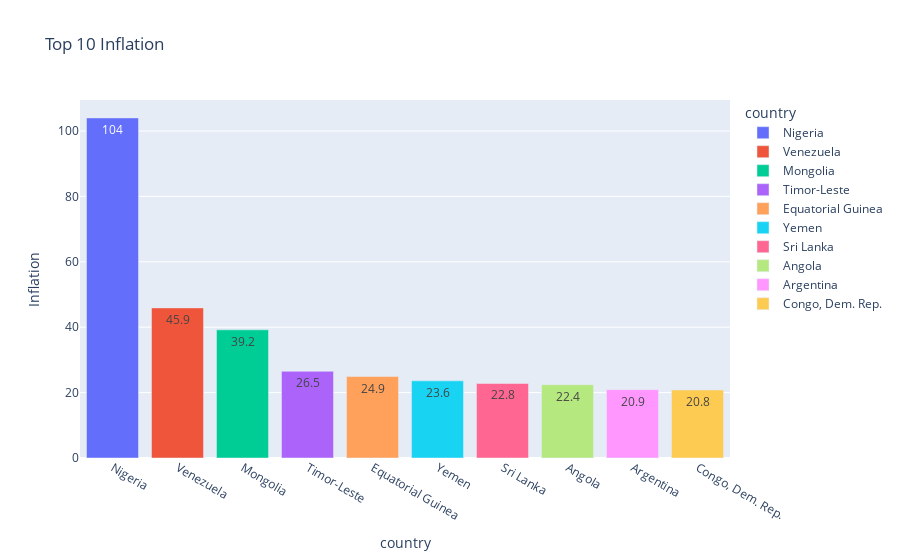

Notebook cell for this chart:
### Code cell
country_inflation = data1.groupby('country')['inflation'].mean().nlargest(10)
color_scale = px.colors.qualitative.Plotly

fig = px.bar(
    country_inflation,
    x=country_inflation.index,
    y=country_inflation.values,
    color=country_inflation.index,
    labels={'x': 'Name Of Country', 'y': 'Inflation'},
    text_auto=True,
    title='Top 10 Inflation',
    color_discrete_sequence=color_scale
)

fig.show()

### Figure 1 — Plotly figure (JSON) as saved in the notebook; plotly's stock layout.template omitted (floating-point values rounded to 4 significant figures)
{"data": [{"alignmentgroup": "True", "hovertemplate": "country=%{x}<br>Inflation=%{y}<extra></extra>", "legendgroup": "Nigeria", "marker": {"color": "#636EFA", "pattern": {"shape": ""}}, "name": "Nigeria", "offsetgroup": "Nigeria", "orientation": "v", "showlegend": true, "textposition": "auto", "texttemplate": "%{y}", "type": "bar", "x": ["Nigeria"], "xaxis": "x", "y": [104], "yaxis": "y"}, {"alignmentgroup": "True", "hovertemplate": "country=%{x}<br>Inflation=%{y}<extra></extra>", "legendgroup": "Venezuela", "marker": {"color": "#EF553B", "pattern": {"shape": ""}}, "name": "Venezuela", "offsetgroup": "Venezuela", "orientation": "v", "showlegend": true, "textposition": "auto", "texttemplate": "%{y}", "type": "bar", "x": ["Venezuela"], "xaxis": "x", "y": [45.9], "yaxis": "y"}, {"alignmentgroup": "True", "hovertemplate": "country=%{x}<br>Inflation=%{y}<extra></extra>", "legendgroup": "Mongolia", "marker": {"color": "#00CC96", "pattern": {"shape": ""}}, "name": "Mongolia", "offsetgroup": "Mongolia", "orientation": "v", "showlegend": true, "textposition": "auto", "texttemplate": "%{y}", "type": "bar", "x": ["Mongolia"], "xaxis": "x", "y": [39.2], "yaxis": "y"}, {"alignmentgroup": "True", "hovertemplate": "country=%{x}<br>Inflation=%{y}<extra></extra>", "legendgroup": "Timor-Leste", "marker": {"color": "#AB63FA", "pattern": {"shape": ""}}, "name": "Timor-Leste", "offsetgroup": "Timor-Leste", "orientation": "v", "showlegend": true, "textposition": "auto", "texttemplate": "%{y}", "type": "bar", "x": ["Timor-Leste"], "xaxis": "x", "y": [26.5], "yaxis": "y"}, {"alignmentgroup": "True", "hovertemplate": "country=%{x}<br>Inflation=%{y}<extra></extra>", "legendgroup": "Equatorial Guinea", "marker": {"color": "#FFA15A", "pattern": {"shape": ""}}, "name": "Equatorial Guinea", "offsetgroup": "Equatorial Guinea", "orientation": "v", "showlegend": true, "textposition": "auto", "texttemplate": "%{y}", "type": "bar", "x": ["Equatorial Guinea"], "xaxis": "x", "y": [24.9], "yaxis": "y"}, {"alignmentgroup": "True", "hovertemplate": "country=%{x}<br>Inflation=%{y}<extra></extra>", "legendgroup": "Yemen", "marker": {"color": "#19D3F3", "pattern": {"shape": ""}}, "name": "Yemen", "offsetgroup": "Yemen", "orientation": "v", "showlegend": true, "textposition": "auto", "texttemplate": "%{y}", "type": "bar", "x": ["Yemen"], "xaxis": "x", "y": [23.6], "yaxis": "y"}, {"alignmentgroup": "True", "hovertemplate": "country=%{x}<br>Inflation=%{y}<extra></extra>", "legendgroup": "Sri Lanka", "marker": {"color": "#FF6692", "pattern": {"shape": ""}}, "name": "Sri Lanka", "offsetgroup": "Sri Lanka", "orientation": "v", "showlegend": true, "textposition": "auto", "texttemplate": "%{y}", "type": "bar", "x": ["Sri Lanka"], "xaxis": "x", "y": [22.8], "yaxis": "y"}, {"alignmentgroup": "True", "hovertemplate": "country=%{x}<br>Inflation=%{y}<extra></extra>", "legendgroup": "Angola", "marker": {"color": "#B6E880", "pattern": {"shape": ""}}, "name": "Angola", "offsetgroup": "Angola", "orientation": "v", "showlegend": true, "textposition": "auto", "texttemplate": "%{y}", "type": "bar", "x": ["Angola"], "xaxis": "x", "y": [22.4], "yaxis": "y"}, {"alignmentgroup": "True", "hovertemplate": "country=%{x}<br>Inflation=%{y}<extra></extra>", "legendgroup": "Argentina", "marker": {"color": "#FF97FF", "pattern": {"shape": ""}}, "name": "Argentina", "offsetgroup": "Argentina", "orientation": "v", "showlegend": true, "textposition": "auto", "texttemplate": "%{y}", "type": "bar", "x": ["Argentina"], "xaxis": "x", "y": [20.9], "yaxis": "y"}, {"alignmentgroup": "True", "hovertemplate": "country=%{x}<br>Inflation=%{y}<extra></extra>", "legendgroup": "Congo, Dem. Rep.", "marker": {"color": "#FECB52", "pattern": {"shape": ""}}, "name": "Congo, Dem. Rep.", "offsetgroup": "Congo, Dem. Rep.", "orientation": "v", "showlegend": true, "textposition": "auto", "texttemplate": "%{y}", "type": "bar", "x": ["Congo, Dem. Rep."], "xaxis": "x", "y": [20.8], "yaxis": "y"}], "layout": {"barmode": "relative", "legend": {"title": {"text": "country"}, "tracegroupgap": 0}, "title": {"text": "Top 10 Inflation"}, "xaxis": {"anchor": "y", "categoryarray": ["Nigeria", "Venezuela", "Mongolia", "Timor-Leste", "Equatorial Guinea", "Yemen", "Sri Lanka", "Angola", "Argentina", "Congo, Dem. Rep."], "categoryorder": "array", "domain": [0, 1], "title": {"text": "country"}}, "yaxis": {"anchor": "x", "domain": [0, 1], "title": {"text": "Inflation"}}}}
